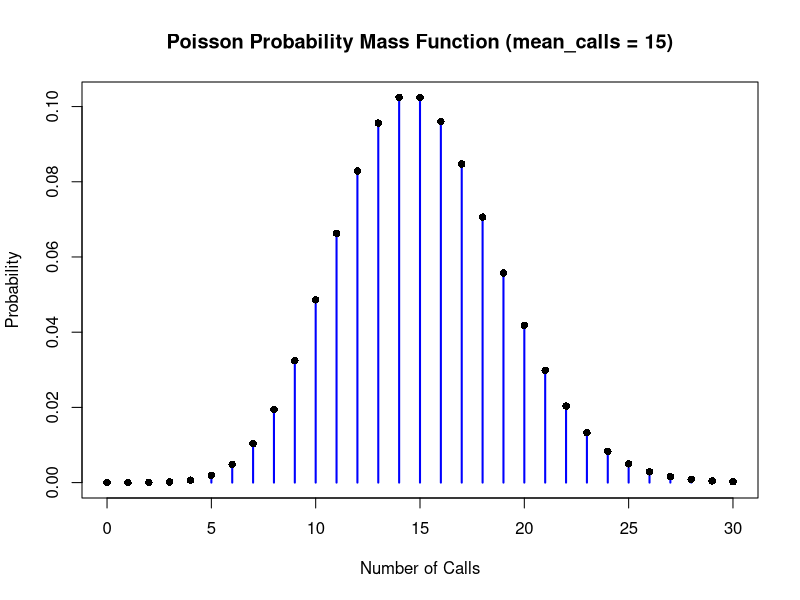
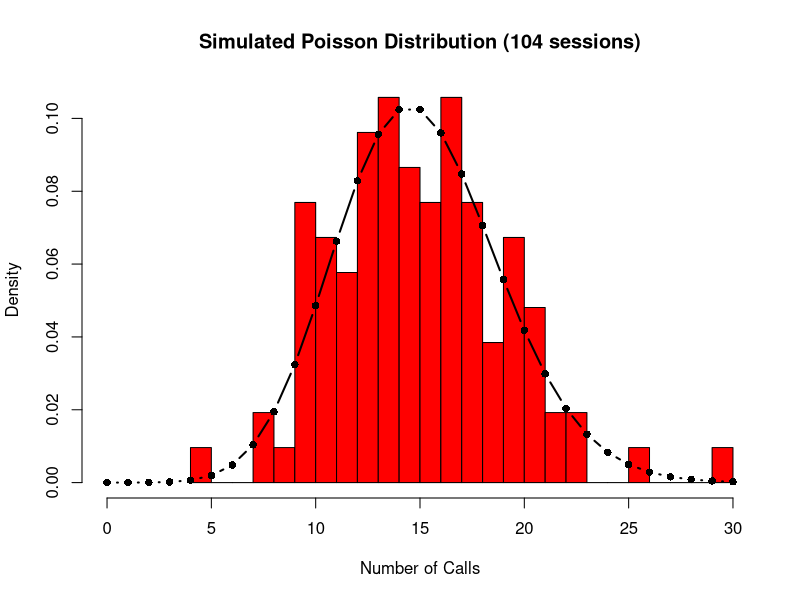

Source code (R) for these figures, in order:
## ---- chunk 1
knitr::opts_chunk$set(echo = TRUE)
## ---- chunk 2
mean_calls <- 15
## ---- chunk 3
p_more_than_8 <- 1 - ppois(8, mean_calls)
cat("P(X > 8):", round(p_more_than_8, 4), "\n")
## ---- chunk 4
p_zero_calls <- dpois(0, mean_calls)
cat("P(X = 0):", round(p_zero_calls, 4), "\n")
## ---- chunk 5
p_three_calls <- dpois(3, mean_calls)
cat("P(X = 3):", round(p_three_calls, 4), "\n")
## ---- chunk 6
x_values <- 0:30
plot_mass_values <- dpois(x_values, mean_calls)
plot(x_values, plot_mass_values, type = "h", lwd = 2, col = "blue",
main = "Poisson Probability Mass Function (mean_calls = 15)",
xlab = "Number of Calls", ylab = "Probability")
points(x_values, plot_mass_values, pch = 16, col = "black")
## ---- chunk 7
set.seed(42)
two_years_data <- rpois(104, mean_calls)
## ---- chunk 8
hist(two_years_data, breaks = 30, freq = FALSE, col = "red",
main = "Simulated Poisson Distribution (104 sessions)",
xlab = "Number of Calls", xlim = c(0, 30))
lines(x_values, plot_mass_values, type = "b", col = "black", lwd = 2, pch = 16)
